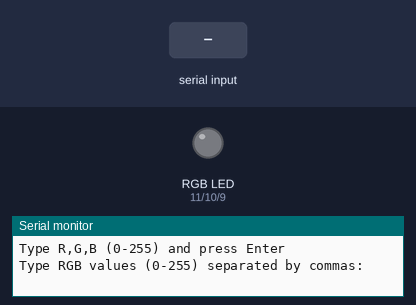
A sketch run on a simulated Arduino Uno, built with avr-gcc and run on an emulated ATmega328P. Parts: an RGB LED mixed from three pins (HIGH = lit), the last lines printed to the serial monitor. Inputs (shaded band) come from the test bench. Dim RGB values are drawn brighter than linear.

Above: at 1.2 s.
1.3 s: "90,45,200\n" received over Serial
At 2.1 s:
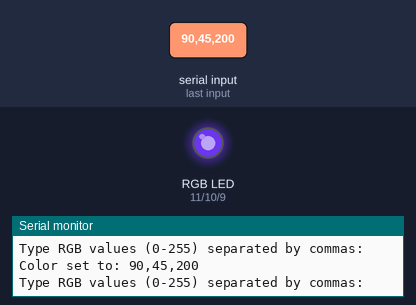
2.8 s: "30,150,10\n" received over Serial
At 3.2 s:
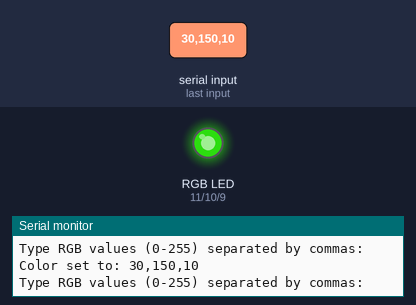
4.3 s: "1,90,45\n" received over Serial
At 5.6 s:
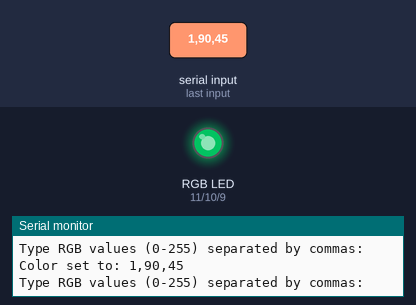
Timing chart, 0 to 7.3 s (numbered marks = the images above; inputs shaded):
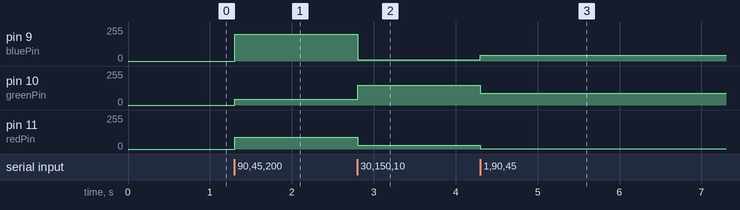

The sketch:

code.ino
```cpp
const int redPin = 11;
const int greenPin = 10;
const int bluePin = 9;

int r, g, b;

void setup()
{
    // serial protocol setup
    Serial.begin(115200);
    Serial.println("Type R,G,B (0-255) and press Enter");

    // make pins output
    pinMode(redPin, OUTPUT);
    pinMode(greenPin, OUTPUT);
    pinMode(bluePin, OUTPUT);

    // turn LED off
    analogWrite(redPin, 0);
    analogWrite(greenPin, 0);
    analogWrite(bluePin, 0);
}

void getColor()
{
    Serial.println("Type RGB values (0-255) separated by commas:");

    while (Serial.available() == 0)
    {
    } // wait for input
    String input = Serial.readStringUntil('\n');

    // parse input
    int comma1 = input.indexOf(',');
    int comma2 = input.lastIndexOf(',');

    if (comma1 != -1 && comma2 != -1 && comma1 != comma2)
    {
        // read input
        r = constrain(input.substring(0, comma1).toInt(), 0, 255);
        g = constrain(input.substring(comma1 + 1, comma2).toInt(), 0, 255);
        b = constrain(input.substring(comma2 + 1).toInt(), 0, 255);

        // print recieved value
        Serial.print("Color set to: ");
        Serial.print(r);
        Serial.print(",");
        Serial.print(g);
        Serial.print(",");
        Serial.println(b);
    }
    else
    {
        Serial.println("Invalid input! Use format: R,G,B");
    }
}

void loop()
{

    // get color from serial monitor
    getColor();

    // write input values in pins
    analogWrite(redPin, r);
    analogWrite(greenPin, g);
    analogWrite(bluePin, b);
}
```

Measured:
- after the input at 1.3 s, pin 9 (bluePin): 0/255 → 200/255 at once; pin 10 (greenPin): 0/255 → 45/255 at once; pin 11 (redPin): 0/255 → 90/255 at once
- after the input at 2.8 s, pin 9 (bluePin): 200/255 → 10/255 at once; pin 10 (greenPin): 45/255 → 150/255 at once; pin 11 (redPin): 90/255 → 30/255 at once
- after the input at 4.3 s, pin 9 (bluePin): 10/255 → 45/255 at once; pin 10 (greenPin): 150/255 → 90/255 at once; pin 11 (redPin): 30/255 → 1/255 at once
